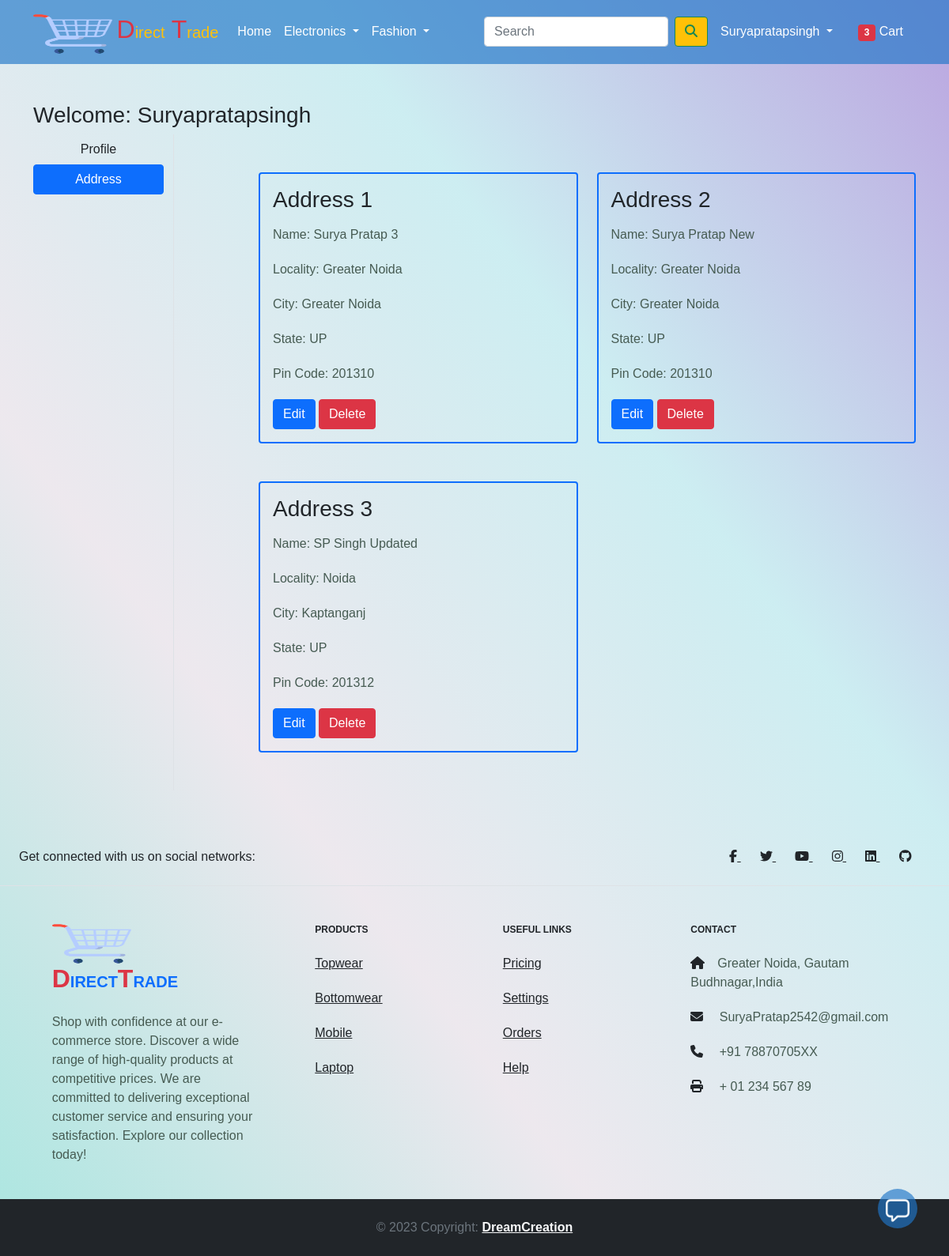
Page /address/ (signed in) on the earlier database version.
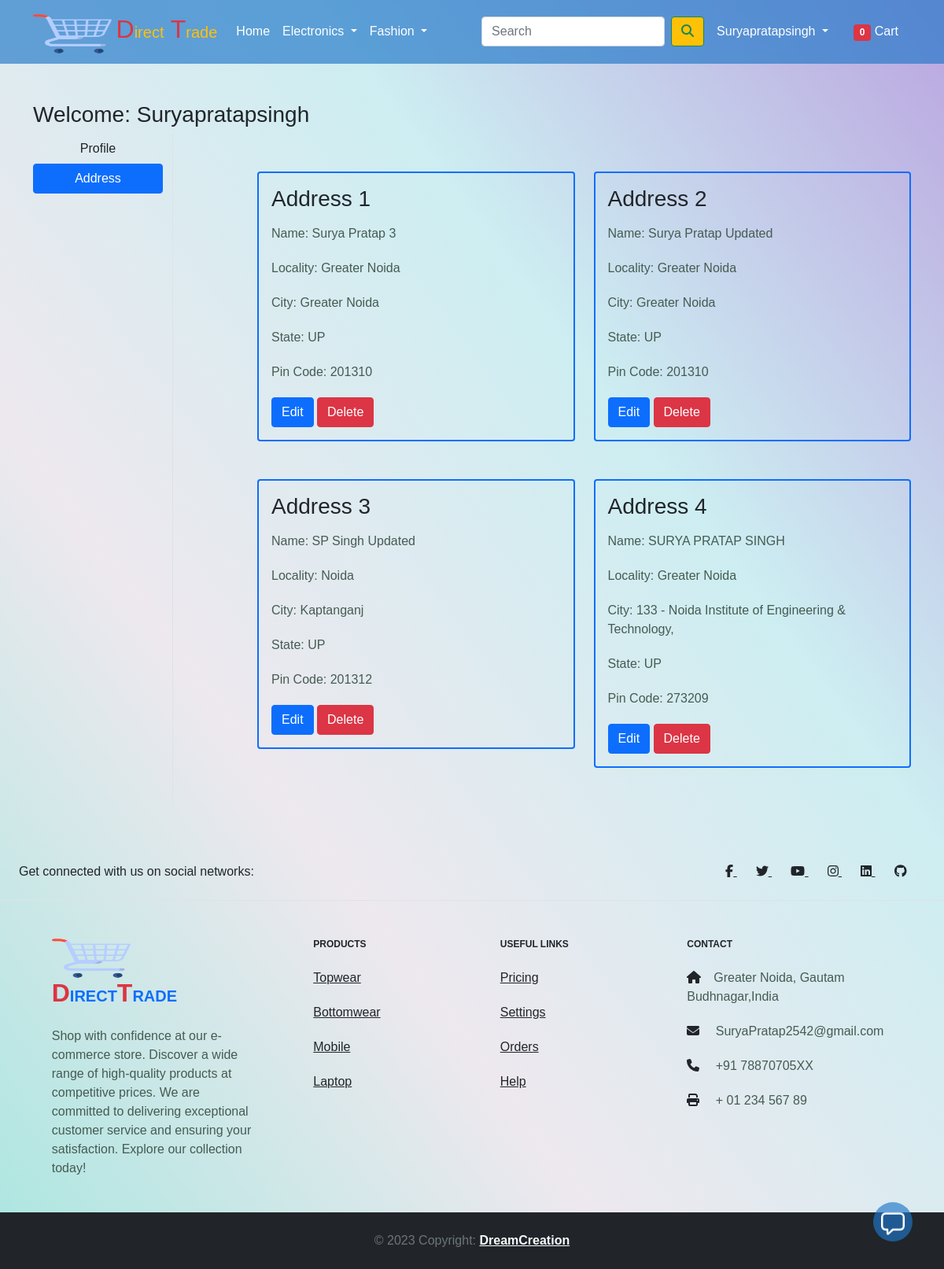
Same page on the later database version.
### app/models.py (models this page shows, shortened)
class Customer(models.Model):
    user=models.ForeignKey(User,on_delete=models.CASCADE)
    name=models.CharField(max_length=200)
    locality=models.CharField(max_length=200)
    city=models.CharField(max_length=50)
    zipcode=models.IntegerField()
    state=models.CharField(choices=STATE_CHOICES,max_length=50)

### app/views.py (the view)
# urls.py: path('address/', views.address, name='address'),
@login_required
def address(request):
    add = Customer.objects.filter(user=request.user)
    return render(request, 'app/address.html', {'add': add, 'active': 'btn-primary'})

### app/context_processors.py (called while the page is built)
def cart_count(request):
    if request.user.is_authenticated:
        cart_count = Cart.objects.filter(user=request.user).count()
    else:
        cart_count = 0
    return {'cart_count': cart_count}

### app/templates/app/address.html (shortened to what this page needs)
{% extends 'app/base.html' %}
{% load static %}
{% block main-content %}
<div class="container my-5">
    <div class="row">
        <h3>Welcome: <span class="text-capitalize">{{ request.user }}</span></h3>
        <div class="col-sm-2 border-end">
            <ul class="list-unstyled">
                <li class="d-grid"><a href="{% url 'profile' %}" class="btn">Profile</a></li>
                <li class="d-grid"><a href="{% url 'address' %}" class="btn {{ active }}">Address</a></li>
            </ul>
        </div>
        <div class="col-sm-9 offset-sm-1 mt-5">
            <div class="row">
                {% for ad in add %}
                <div class="col-sm-6">
                    <div class="card bg-transparent border border-primary border-2 border-rounded mb-5">
                        <div class="card-body">
                            <h3>Address {{ forloop.counter }}</h3>
                            <p>Name: {{ ad.name }}</p>
                            <p>Locality: {{ ad.locality }}</p>
                            <p>City: {{ ad.city }}</p>
                            <p>State: {{ ad.state }}</p>
                            <p>Pin Code: {{ ad.zipcode }}</p>
                            <div class="mt-3">
                                <a href="{% url 'edit_address' address_id=ad.id %}" class="btn btn-primary">Edit</a>
                                <form action="{% url 'delete_address' address_id=ad.id %}" method="post" style="display: inline;">
                                    <button type="submit" class="btn btn-danger">Delete</button>
                                </form>
                            </div>
                        </div>
                    </div>
                </div>
                {% endfor %}
            </div>
        </div>
    </div>
</div>
{% endblock main-content %}

### app/templates/app/base.html (shortened to what the changed rows need)
<!doctype html>
{% load static %}
<html lang="en">
<head>
  <link href="https://cdn.jsdelivr.net/npm/bootstrap@5.0.0-beta1/dist/css/bootstrap.min.css" rel="stylesheet"
>
  <link rel="stylesheet" href="{% static 'app/css/owl.carousel.min.css' %}">
  <link rel="stylesheet" href="{% static 'app/css/all.min.css' %}">
  <link rel="stylesheet" href="{% static 'app/css/style.css' %}">
  <link rel="stylesheet" href="{% static 'app/css/card.css' %}">
  <link rel="stylesheet" href="{% static 'app/css/chat.css' %}">
</head>
<body>
  <nav class="navbar navbar-expand-lg ">
    <div class="container">
      <div class="collapse navbar-collapse" id="navbarSupportedContent">
        <div>
          <ul class="navbar-nav me-auto mb-2 mb-lg-0">
            {% if request.user.is_authenticated %}
            <li class="nav-item dropdown mx-2">
              <a class="nav-link dropdown-toggle text-white" href="#" id="profileDropdown" role="button"
                data-bs-toggle="dropdown" aria-expanded="false">
                <span class="text-capitalize">{{request.user.username|capfirst}}</span>
              </a>
            </li>
            <li class="nav-item mx-2">
              <a href="{% url 'showcart' %}" class="nav-link text-white">
                  <span class="badge bg-danger">{{ cart_count }}</span>
                  Cart
              </a>
            </li>
            {% endif %}
          </ul>
        </div>
      </div>
    </div>
  </nav>
  {% block main-content %} {% endblock main-content %}
</body>
</html>

Differences in the rows shown:
changed Customer: name "Surya Pratap New" → "Surya Pratap Updated"
added Customer: name "SURYA PRATAP SINGH", locality "Greater Noida", city "133 - Noida Institute of Engineering & Technology,", state "UP", zipcode "273209"
Other differences:
{{ cart_count }}: "3" → "0"
